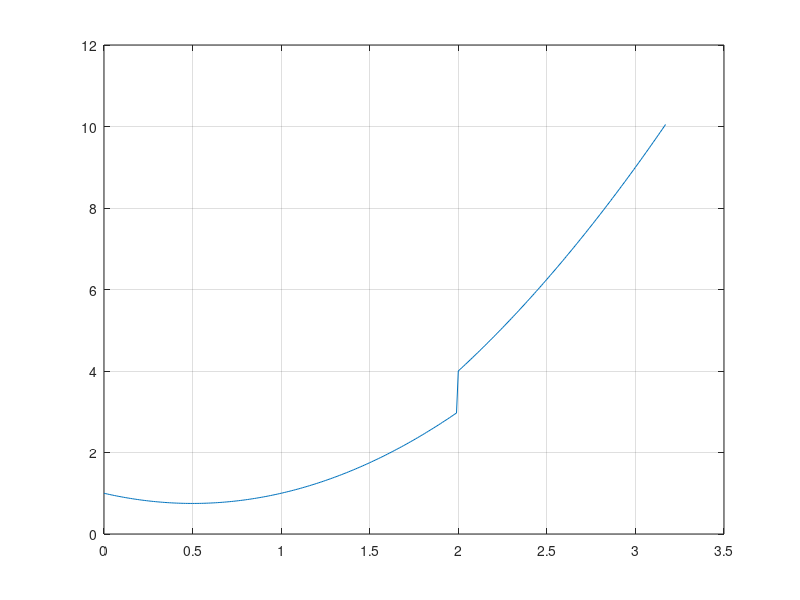

Source code (MATLAB):
%This programs plot a sinus function y = A*t^2+B
%The time t goes y reaches a certain value = 10
%The parameter A is fixed at 1
%The parameter B reduces linearly from 1 to 0 in the first 2 seconds and
%then remains = 0
%The program begins
%Close all old plots
close all;
%Clear memory
clear;
%Set parameters
A=1; %Frequency
B_initial=1; %Initial value of B
t_Zero=2; %Time when B becomes zero permanently
yMax=10; %Max value of y
%Do a while loop
h=0.01; %Step period
i=1; %Initialize counter
t=0; %Initialize time
y=B_initial; %Initialize y
while y<yMax
    if t<=t_Zero
        B=B_initial*(1-t);
    else
        B=0;
    end;
    y=A*t^2+B;
    %Save data for plotting
    tPlot(i)=t;
    yPlot(i)=y;
    BPlot(i)=B;
    %Increase time
    t=t+h;
    %Increase counter
    i=i+1;
end;
%Plot
plot(tPlot,yPlot);
grid;
